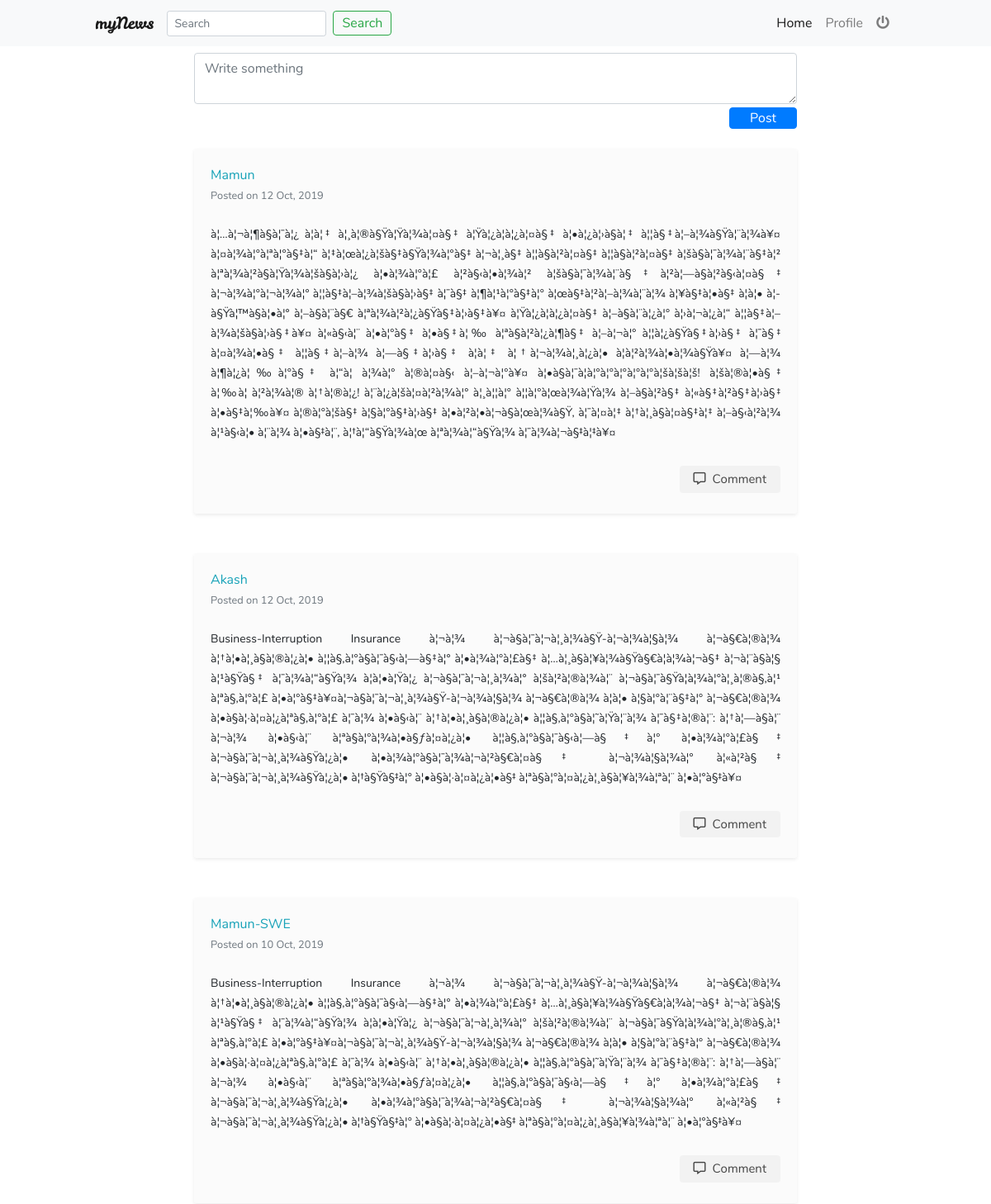
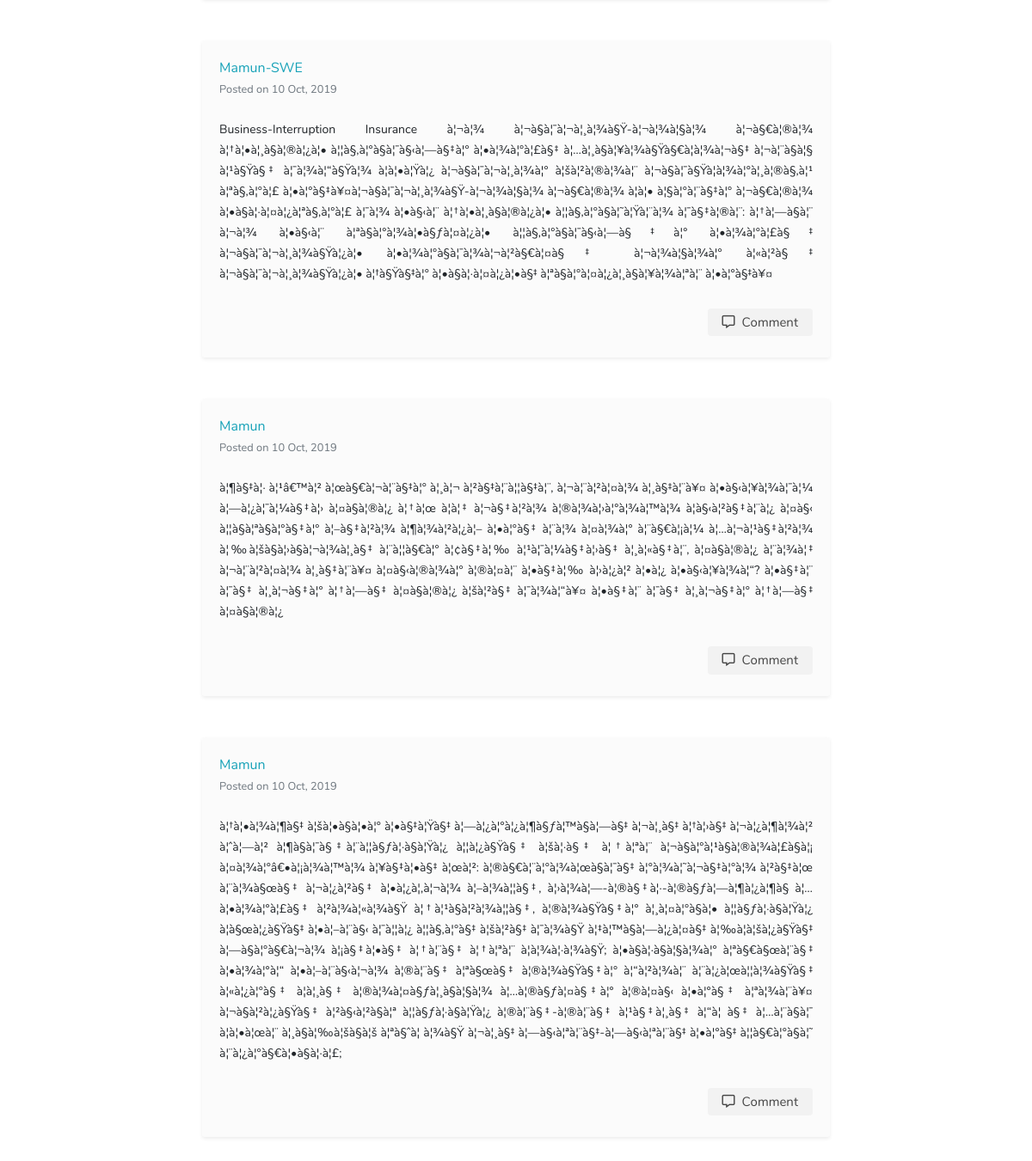
Page /views/timeline.php (signed in) on the committed database (2 pictures, top to bottom).
### tables this page shows
CREATE TABLE `posts` (
  `post_id` int(11) NOT NULL,
  `user_id` int(100) NOT NULL,
  `post_time` timestamp NOT NULL DEFAULT CURRENT_TIMESTAMP,
  `content` text NOT NULL
);

CREATE TABLE `users` (
  `user_id` int(11) NOT NULL,
  `user_name` varchar(50) NOT NULL,
  `user_email` varchar(50) NOT NULL,
  `user_password` varchar(150) NOT NULL
);

### views/timeline.php (the view, shortened to what this page needs)
<?php include('../templete/head.php'); ?>
<?php include('../views/navbar.php'); ?>
<div class="container custom-timeline pb-4">
    <div class="row">
        <div class="col-12 col-lg-8 m-auto">
            <div class="card mb-4 border-0">
                <div class="card-body p-0">
                    <form method="post">
                        <div class="form-group mb-1">
                            <textarea rows="2" class="form-control shadow-none" placeholder="Write something" name="content"></textarea>
                        </div>
                        <button type="submit" class="btn btn-primary float-right py-0 px-4 shadow-none" name="submit">Post</button>
                    </form>
                </div>
            </div>
        </div>
    </div>
    <div class="row custom-post">
        <div class="col-12 col-lg-8 m-auto">
            <?php
                include('../db/connect.php');
                $select_posts = "SELECT * FROM posts INNER JOIN users ON posts.user_id=users.user_id ORDER BY post_id DESC";
                $result = mysqli_query($conn, $select_posts);
                while ($row = mysqli_fetch_array($result)){
            ?>
            <div class="card shadow-sm mb-4 mb-lg-5">
                <div class="card-body pb-0">
                    <div class="custom-user">
                        <a href="./public-profile.php?id=<?php echo $row['user_id']; ?>" class="text-capitalize text-info mb-0"><?php echo $row['user_name']; ?></a>
                        <br>
                        <small class="text-muted">Posted on <?php echo date("d M, Y", strtotime($row['post_time'])); ?></small>
                    </div>
                    <div class="custom-user-post pt-4">
                        <p><?php echo $row['content']; ?></p>
                    </div>
                </div>
                <div class="card-footer border-0">
                    <div class="d-flex">
                        <div class="ml-auto">
                        <a href="./comment.php?id=<?php echo $row['post_id']; ?>" class="btn shadow-none px-3 py-1 float-right"><i class="far fa-comment-alt mr-2"></i>Comment</a>
                        </div>
                    </div>
                </div>
            </div>
            <?php
            }
            ?>
        </div>
    </div>
</div>
<?php include('../templete/footer.php'); ?>

### templete/head.php (shortened to what this page needs)
<!doctype html>
<html lang="en">
  <head>
  <link rel="stylesheet" href="https://use.fontawesome.com/releases/v5.8.1/css/all.css"
>
  <link rel="stylesheet" href="../css/bootstrap.min.css">
  <link rel="stylesheet" href="../css/global.css">
  <link rel="stylesheet" href="../css/index.css">
  <link rel="stylesheet" href="../css/navbar.css">
  <link rel="stylesheet" href="../css/timeline.css">
  <link rel="stylesheet" href="../css/profile.css">
  <link rel="stylesheet" href="../css/comment.css">
  <link rel="stylesheet" href="../css/search-result.css">
</head>
<body>

### views/navbar.php (shortened to what this page needs)
<nav class="navbar navbar-expand-lg navbar-light bg-light fixed-top">
  <a class="navbar-brand" href="./timeline.php">myNews</a>
  <div class="collapse navbar-collapse" id="navbarTogglerDemo03">
    <form class="form-inline my-2 my-lg-0" method="post" action="./search-result.php">
      <input class="form-control form-control-sm shadow-none mr-sm-2" type="search" placeholder="Search" aria-label="Search" name="searchValue">
      <button class="btn btn-outline-success my-2 my-sm-0 ml-auto mr-lg-auto" type="submit" name="search" style="padding: 2px 10px;">Search</button>
    </form>
    <ul class="navbar-nav ml-auto mt-2 mt-lg-0">
      <li class="nav-item active">
        <a class="nav-link" href="./timeline.php">Home</a>
      </li>
      <li class="nav-item">
        <a class="nav-link" href="./profile.php">Profile</a>
      </li>
      <li class="nav-item">
        <a class="nav-link" href="./logout.php" title="Logout"><i class="fas fa-power-off"></i></a>
      </li>
    </ul>
  </div>
</nav>
<div class="pt-5 pb-3"></div>

### templete/footer.php (shortened to what this page needs)
  </body>
</html>

### css/navbar.css (style rules this page uses)
.navbar { font-family: Nunito-Regular; }
.navbar .navbar-brand { font-family: LeckerliOne-Regular; }
@media (min-width: 992px) { .navbar { padding-left: 115px; padding-right: 115px; } }

### css/timeline.css (style rules this page uses)
.custom-timeline { font-family: Nunito-Regular; }
.custom-post .card { border: 0; background: #dfdfdf23; }
.custom-post .card .custom-user-post p { text-align: justify; text-justify: inter-word; font-size: 14px; line-height: 1.5rem; }
.custom-post .card-footer { background: none; padding-bottom: 25px; }
.custom-post .card-footer .btn { color: #444444; background: #dfdfdf59; font-size: 15px; }
@media (min-width: 576px) { .custom-post .card { border-radius: 3px; } }

### rows in the picture
posts: user.user_name "Mamun", post_time "12 Oct, 2019", content "à¦…à¦¬à¦¶à§à¦¯à¦¿ à¦à¦‡ à¦¸à¦®à§Ÿà¦Ÿà¦¾à¦¤à§‡ à¦Ÿà¦¿à¦­à¦¿à¦¤à§‡ à¦•à¦¿à¦›à§à¦‡ à¦¦à§‡à¦–à¦¾à§Ÿà¦¨à¦¾à¥¤ à¦¤à¦¾à¦°à¦ªà¦°à§‡à¦“ à¦‡à¦œà¦¿à¦šà§‡à§Ÿà¦¾à¦°à§‡ à¦¬à¦¸à§‡ à¦¦à§à¦²à¦¤à§‡ à¦¦à§à¦²à¦¤à§‡ à¦šà§à¦¯à¦¾à¦¨à§‡à¦² à¦ªà¦¾à¦²à§à¦Ÿà¦¾à¦šà§à¦›à¦¿ à¦•à¦¾à¦°à¦£ à¦²à§‹à¦•à¦¾à¦² à¦šà§à¦¯à¦¾à¦¨à§‡à¦²à¦—à§à¦²à§‹à¦¤à§‡ à¦¬à¦¾à¦°à¦¬à¦¾à¦° à¦¦à§‡à¦–à¦¾à¦šà§à¦›à§‡ à¦¯à§‡ à¦¶à¦¹à¦°à§‡à¦° à¦œà§‡à¦²à¦–à¦¾à¦¨à¦¾ à¦¥à§‡à¦•à§‡ à¦à¦• à¦­à§Ÿà¦™à§à¦•à¦° à¦–à§à¦¨à§€ à¦ªà¦¾à¦²à¦¿à§Ÿà§‡à¦›à§‡à¥¤ à¦Ÿà¦¿à¦­à¦¿à¦¤à§‡ à¦–à§à¦¨à¦¿à¦° à¦›à¦¬à¦¿à¦“ à¦¦à§‡à¦–à¦¾à¦šà§à¦›à§‡à¥¤ à¦«à§‹à¦¨ à¦•à¦°à§‡ à¦•à§‡à¦‰ à¦ªà§à¦²à¦¿à¦¶à§‡ à¦–à¦¬à¦° à¦¦à¦¿à§Ÿà§‡à¦›à§‡ à¦¯à§‡ à¦¤à¦¾à¦•à§‡ à¦¦à§‡à¦–à¦¾ à¦—à§‡à¦›à§‡ à¦à¦‡…"
posts: user.user_name "Akash", post_time "12 Oct, 2019", content "Business-Interruption Insurance à¦¬à¦¾ à¦¬à§à¦¯à¦¬à¦¸à¦¾à§Ÿ-à¦¬à¦¾à¦§à¦¾ à¦¬à§€à¦®à¦¾ à¦†à¦•à¦¸à§à¦®à¦¿à¦• à¦¦à§‚à¦°à§à¦¯à§‹à¦—à§‡à¦° à¦•à¦¾à¦°à¦£à§‡ à¦…à¦¸à§à¦¥à¦¾à§Ÿà§€à¦­à¦¾à¦¬à§‡ à¦¬à¦¨à§à¦§ à¦¹à§Ÿà§‡ à¦¯à¦¾à¦“à§Ÿà¦¾ à¦à¦•à¦Ÿà¦¿ à¦¬à§à¦¯à¦¬à¦¸à¦¾à¦° à¦šà¦²à¦®à¦¾à¦¨ à¦¬à§à¦¯à§Ÿà¦­à¦¾à¦°à¦¸à¦®à§‚à¦¹ à¦ªà§‚à¦°à¦£ à¦•à¦°à§‡à¥¤à¦¬à§à¦¯à¦¬à¦¸à¦¾à§Ÿ-à¦¬à¦¾à¦§à¦¾ à¦¬à§€à¦®à¦¾ à¦à¦• à¦§à¦°à¦¨à§‡à¦° à¦¬à§€à¦®à¦¾ à¦•à§à¦·à¦¤à¦¿à¦ªà§‚à¦°à¦£ à¦¯à¦¾ à¦•à§‹à¦¨ à¦†à¦•à¦¸à§à¦®à¦¿à¦• à¦¦à§‚à¦°à§à¦˜à¦Ÿà¦¨à¦¾ à¦¯à§‡à¦®à¦¨: à¦†à¦—à§à¦¨ à¦¬à¦¾ à¦•à§‹à¦¨ à¦ªà§à¦°à¦¾à¦•à§ƒà¦¤à¦¿à¦• à¦¦à§‚à¦°à§à¦¯à§‹à¦—à§‡à¦° à¦•à¦¾à¦°à¦£à§‡ à¦¬à§à¦¯à¦¬à¦¸à¦¾à§Ÿà¦¿à¦• à¦•à¦¾à¦°à§à¦¯à¦¾à¦¬à¦²à§€à¦¤à§‡…"
posts: user.user_name "Mamun-SWE", post_time "10 Oct, 2019", content "Business-Interruption Insurance à¦¬à¦¾ à¦¬à§à¦¯à¦¬à¦¸à¦¾à§Ÿ-à¦¬à¦¾à¦§à¦¾ à¦¬à§€à¦®à¦¾ à¦†à¦•à¦¸à§à¦®à¦¿à¦• à¦¦à§‚à¦°à§à¦¯à§‹à¦—à§‡à¦° à¦•à¦¾à¦°à¦£à§‡ à¦…à¦¸à§à¦¥à¦¾à§Ÿà§€à¦­à¦¾à¦¬à§‡ à¦¬à¦¨à§à¦§ à¦¹à§Ÿà§‡ à¦¯à¦¾à¦“à§Ÿà¦¾ à¦à¦•à¦Ÿà¦¿ à¦¬à§à¦¯à¦¬à¦¸à¦¾à¦° à¦šà¦²à¦®à¦¾à¦¨ à¦¬à§à¦¯à§Ÿà¦­à¦¾à¦°à¦¸à¦®à§‚à¦¹ à¦ªà§‚à¦°à¦£ à¦•à¦°à§‡à¥¤à¦¬à§à¦¯à¦¬à¦¸à¦¾à§Ÿ-à¦¬à¦¾à¦§à¦¾ à¦¬à§€à¦®à¦¾ à¦à¦• à¦§à¦°à¦¨à§‡à¦° à¦¬à§€à¦®à¦¾ à¦•à§à¦·à¦¤à¦¿à¦ªà§‚à¦°à¦£ à¦¯à¦¾ à¦•à§‹à¦¨ à¦†à¦•à¦¸à§à¦®à¦¿à¦• à¦¦à§‚à¦°à§à¦˜à¦Ÿà¦¨à¦¾ à¦¯à§‡à¦®à¦¨: à¦†à¦—à§à¦¨ à¦¬à¦¾ à¦•à§‹à¦¨ à¦ªà§à¦°à¦¾à¦•à§ƒà¦¤à¦¿à¦• à¦¦à§‚à¦°à§à¦¯à§‹à¦—à§‡à¦° à¦•à¦¾à¦°à¦£à§‡ à¦¬à§à¦¯à¦¬à¦¸à¦¾à§Ÿà¦¿à¦• à¦•à¦¾à¦°à§à¦¯à¦¾à¦¬à¦²à§€à¦¤à§‡…"
posts: user.user_name "Mamun-SWE", post_time "10 Oct, 2019", content "Business-Interruption Insurance à¦¬à¦¾ à¦¬à§à¦¯à¦¬à¦¸à¦¾à§Ÿ-à¦¬à¦¾à¦§à¦¾ à¦¬à§€à¦®à¦¾ à¦†à¦•à¦¸à§à¦®à¦¿à¦• à¦¦à§‚à¦°à§à¦¯à§‹à¦—à§‡à¦° à¦•à¦¾à¦°à¦£à§‡ à¦…à¦¸à§à¦¥à¦¾à§Ÿà§€à¦­à¦¾à¦¬à§‡ à¦¬à¦¨à§à¦§ à¦¹à§Ÿà§‡ à¦¯à¦¾à¦“à§Ÿà¦¾ à¦à¦•à¦Ÿà¦¿ à¦¬à§à¦¯à¦¬à¦¸à¦¾à¦° à¦šà¦²à¦®à¦¾à¦¨ à¦¬à§à¦¯à§Ÿà¦­à¦¾à¦°à¦¸à¦®à§‚à¦¹ à¦ªà§‚à¦°à¦£ à¦•à¦°à§‡à¥¤à¦¬à§à¦¯à¦¬à¦¸à¦¾à§Ÿ-à¦¬à¦¾à¦§à¦¾ à¦¬à§€à¦®à¦¾ à¦à¦• à¦§à¦°à¦¨à§‡à¦° à¦¬à§€à¦®à¦¾ à¦•à§à¦·à¦¤à¦¿à¦ªà§‚à¦°à¦£ à¦¯à¦¾ à¦•à§‹à¦¨ à¦†à¦•à¦¸à§à¦®à¦¿à¦• à¦¦à§‚à¦°à§à¦˜à¦Ÿà¦¨à¦¾ à¦¯à§‡à¦®à¦¨: à¦†à¦—à§à¦¨ à¦¬à¦¾ à¦•à§‹à¦¨ à¦ªà§à¦°à¦¾à¦•à§ƒà¦¤à¦¿à¦• à¦¦à§‚à¦°à§à¦¯à§‹à¦—à§‡à¦° à¦•à¦¾à¦°à¦£à§‡ à¦¬à§à¦¯à¦¬à¦¸à¦¾à§Ÿà¦¿à¦• à¦•à¦¾à¦°à§à¦¯à¦¾à¦¬à¦²à§€à¦¤à§‡…"
posts: user.user_name "Mamun", post_time "10 Oct, 2019", content "à¦¶à§‡à¦· à¦¹â€™à¦² à¦œà§€à¦¬à¦¨à§‡à¦° à¦¸à¦¬ à¦²à§‡à¦¨à¦¦à§‡à¦¨, à¦¬à¦¨à¦²à¦¤à¦¾ à¦¸à§‡à¦¨à¥¤ à¦•à§‹à¦¥à¦¾à¦¯à¦¼ à¦—à¦¿à¦¯à¦¼à§‡à¦› à¦¤à§à¦®à¦¿ à¦†à¦œ à¦à¦‡ à¦¬à§‡à¦²à¦¾ à¦®à¦¾à¦›à¦°à¦¾à¦™à¦¾ à¦­à§‹à¦²à§‡à¦¨à¦¿ à¦¤à§‹ à¦¦à§à¦ªà§à¦°à§‡à¦° à¦–à§‡à¦²à¦¾ à¦¶à¦¾à¦²à¦¿à¦– à¦•à¦°à§‡ à¦¨à¦¾ à¦¤à¦¾à¦° à¦¨à§€à¦¡à¦¼ à¦…à¦¬à¦¹à§‡à¦²à¦¾ à¦‰à¦šà§à¦›à§à¦¬à¦¾à¦¸à§‡ à¦¨à¦¦à§€à¦° à¦¢à§‡à¦‰ à¦¹à¦¯à¦¼à§‡à¦›à§‡ à¦¸à¦«à§‡à¦¨, à¦¤à§à¦®à¦¿ à¦¨à¦¾à¦‡ à¦¬à¦¨à¦²à¦¤à¦¾ à¦¸à§‡à¦¨à¥¤ à¦¤à§‹à¦®à¦¾à¦° à¦®à¦¤à¦¨ à¦•à§‡à¦‰ à¦›à¦¿à¦² à¦•à¦¿ à¦•à§‹à¦¥à¦¾à¦“? à¦•à§‡à¦¨ à¦¯à§‡ à¦¸à¦¬à§‡à¦° à¦†à¦—à§‡ à¦¤à§à¦®à¦¿ à¦šà¦²à§‡ à¦¯à¦¾à¦“à¥¤ à¦•à§‡à¦¨ à¦¯à§‡ à¦¸à¦¬à§‡à¦° à¦†à¦—à§‡ à¦¤à§à¦®à¦¿"
posts: user.user_name "Mamun", post_time "10 Oct, 2019", content "à¦†à¦•à¦¾à¦¶à§‡ à¦šà¦•à§à¦•à¦° à¦•à§‡à¦Ÿà§‡ à¦—à¦¿à¦°à¦¿à¦¶à§ƒà¦™à§à¦—à§‡ à¦¬à¦¸à§‡ à¦†à¦›à§‡ à¦¬à¦¿à¦¶à¦¾à¦² à¦ˆà¦—à¦² à¦¶à§à¦¯à§‡à¦¨à¦¦à§ƒà¦·à§à¦Ÿà¦¿ à¦¦à¦¿à§Ÿà§‡ à¦šà¦·à§‡ à¦†à¦ªà¦¨ à¦¬à§à¦°à¦¹à§à¦®à¦¾à¦£à§à¦¡ à¦¤à¦¾à¦°â€•à¦¡à¦¾à¦™à¦¾ à¦¥à§‡à¦•à§‡ à¦œà¦²: à¦®à§€à¦¨à¦°à¦¾à¦œà§à¦¯à§‡ à¦°à¦¾à¦˜à¦¬à§‡à¦°à¦¾ à¦²à§‡à¦œ à¦¨à¦¾à§œà§‡ à¦¬à¦¿à¦²à§‡ à¦•à¦¿à¦‚à¦¬à¦¾ à¦–à¦¾à¦¦à§‡, à¦›à¦¾à¦—-à¦®à§‡à¦·-à¦®à§ƒà¦—à¦¶à¦¿à¦¶à§ à¦…à¦•à¦¾à¦°à¦£à§‡ à¦²à¦¾à¦«à¦¾à§Ÿ à¦†à¦¹à§à¦²à¦¾à¦¦à§‡, à¦®à¦¾à§Ÿà§‡à¦° à¦¸à¦¤à¦°à§à¦• à¦¦à§ƒà¦·à§à¦Ÿà¦¿ à¦à§œà¦¿à§Ÿà§‡ à¦•à¦–à¦¨à§‹ à¦¯à¦¦à¦¿ à¦¦à§‚à¦°à§‡ à¦šà¦²à§‡ à¦¯à¦¾à§Ÿ à¦‡à¦™à§à¦—à¦¿à¦¤à§‡ à¦‰à¦à¦šà¦¿à§Ÿà§‡ à¦—à§à¦°à§€à¦¬à¦¾ à¦¡à§‡à¦•à§‡ à¦†à¦¨à§‡ à¦†à¦ªà¦¨…"
